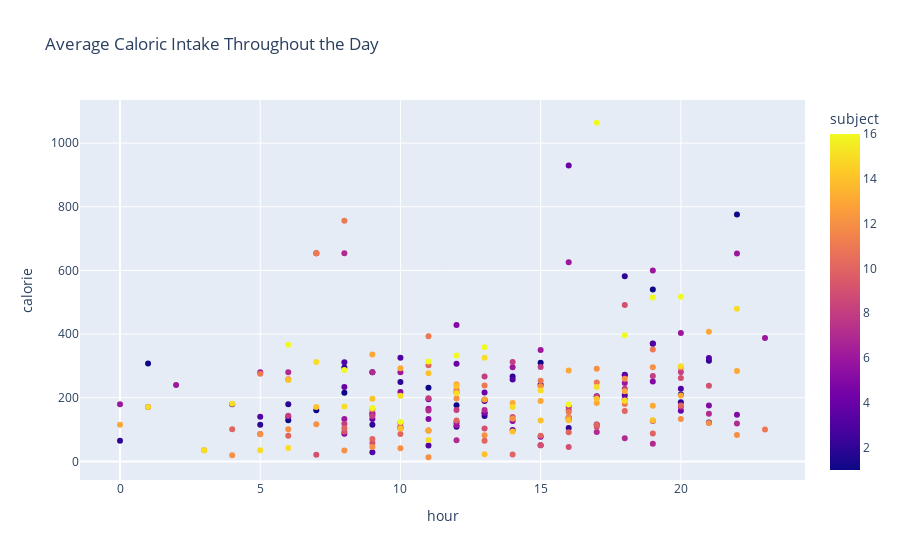

Notebook cell for this chart:
### Code cell
px.scatter(data_frame=agged, x='hour', y='calorie', color='subject',labels='logged_food', title='Average Caloric Intake Throughout the Day')

### Figure 1 — Plotly figure (JSON) as saved in the notebook; plotly's stock layout.template omitted (floating-point values rounded to 4 significant figures; data arrays with more than 128 entries replaced by an {"elided": "..."} marker saying what was removed)
{"data": [{"hovertemplate": "hour=%{x}<br>calorie=%{y}<br>subject=%{marker.color}<extra></extra>", "legendgroup": "", "marker": {"color": {"elided": "241 int values"}, "coloraxis": "coloraxis", "symbol": "circle"}, "mode": "markers", "name": "", "orientation": "v", "showlegend": false, "type": "scatter", "x": {"elided": "241 int values"}, "xaxis": "x", "y": {"elided": "241 float values"}, "yaxis": "y"}], "layout": {"coloraxis": {"colorbar": {"title": {"text": "subject"}}, "colorscale": [[0, "#0d0887"], [0.1111, "#46039f"], [0.2222, "#7201a8"], [0.3333, "#9c179e"], [0.4444, "#bd3786"], [0.5556, "#d8576b"], [0.6667, "#ed7953"], [0.7778, "#fb9f3a"], [0.8889, "#fdca26"], [1, "#f0f921"]]}, "legend": {"tracegroupgap": 0}, "title": {"text": "Average Caloric Intake Throughout the Day"}, "xaxis": {"anchor": "y", "domain": [0, 1], "title": {"text": "hour"}}, "yaxis": {"anchor": "x", "domain": [0, 1], "title": {"text": "calorie"}}}}
